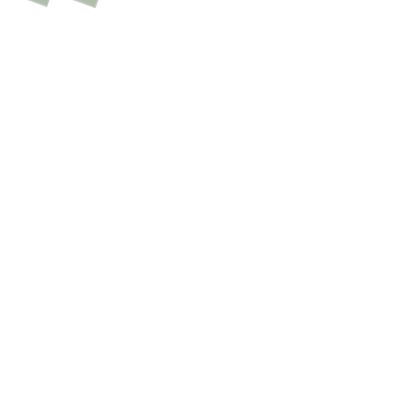
Frame 1 (no input)
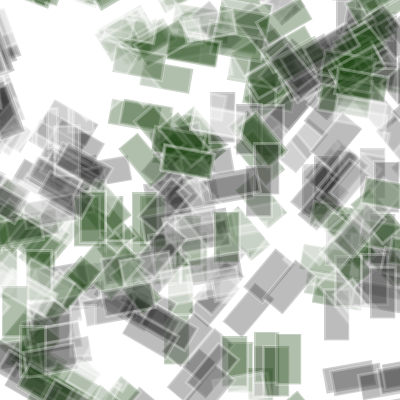
Frame 60 (the mouse pressed at the canvas centre just before this capture)
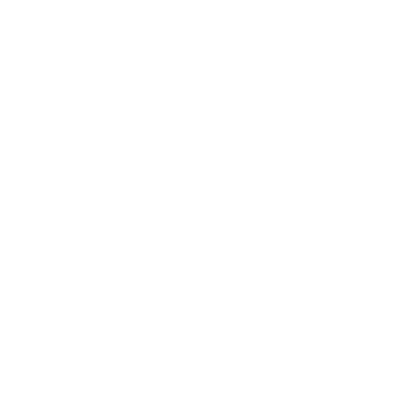
Frame 120 (the mouse held since frame 60 and released just before this capture)

The Processing sketch that drew these frames (run headless with seeded random() and noise(); from frame 60 on, the mouse is pressed at the canvas centre):

// Processing sketch: processing_41204
// ── processing_41204.pde

/*Joseph Kotay.  Practice Computational Methods. Professor Nick Senseke. Lecture 7. Random Path Demo. Dominoes
 This sketch attempts to simulate a scattered dominoe effect for the first couple frames, and then goes back to the toggle style of drawing
 duplicate dominoes*/

////////////// Dominoe Simulation //////////////////

int num = int(random(10,40)); // gives a changing number of dominoes between mouse clicks
float dominoeSize = random(20,40); // The size of the dominoes also change between mouse clicks.

Dominoe[] myDominoe = new Dominoe[num]; // array of dominoes
color[] dominoeColor = new color[4]; // arrayof colors

void setup() {
  size(400, 400);
  background(255);
  frameRate(10);
  smooth();

  //assign colors to the array matrix.
  dominoeColor[0] = color(40, 80);
  dominoeColor[1] = color(30, 70, 20, 90);
  dominoeColor[2] = color(255, 80);
  dominoeColor[3] = color(165, 70, 15, 80);

  //seed array
  for (int d=0; d<myDominoe.length; d++) {
    myDominoe[d] = new Dominoe();
  }
}

void draw() { 
  for (int d=0; d<myDominoe.length; d++) {
    myDominoe[d].update();
    myDominoe[d].display();
  }
}

//establish a class for Dominoes
class Dominoe {
  int x = int(random(width));
  int y = int(random(height));
  color col = dominoeColor [int(random(0, 3))];

  Dominoe() {
  }

  void update() { //this regulates the path of the dominoes after they are scattered.
    x = x + int(random(-10, 10));
    y = y + int(random(-10, 10));
  }

  void display() {

    strokeWeight(3);
    stroke(255,70);
    fill(col);
    pushMatrix();
    translate(x,y);
    rotate(frameCount * radians(2000));  // roate and scatter the dominoes before scattered them.
    rect(x, y, dominoeSize, (2 * dominoeSize));  // the width and height of the dominoes have a 1:2 relationship, no matter what size they are.
    popMatrix();

// lear the screen and start over.
    if (mousePressed) {
      background(255);
    } 
    else {
      loop();
    }
  }
}
